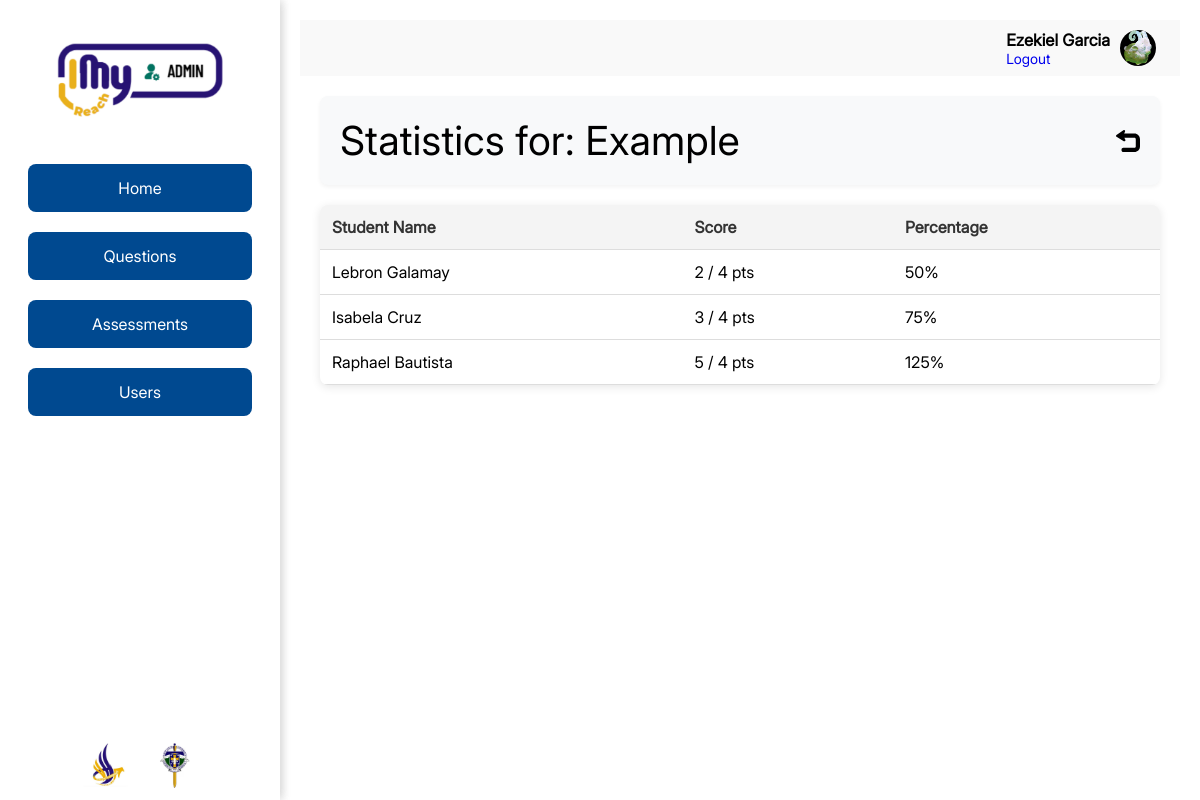
/assessment_statistics.php?assessment_id=2 (signed in), run on the app's committed database.
### tables this page shows
CREATE TABLE IF NOT EXISTS `assessments` (
  `id` int NOT NULL AUTO_INCREMENT,
  `title` varchar(255) NOT NULL,
  `date_created` date DEFAULT NULL,
  PRIMARY KEY (`id`)
);

CREATE TABLE IF NOT EXISTS `assessment_results` (
  `id` int NOT NULL,
  `student_id` int NOT NULL,
  `assessment_id` int NOT NULL,
  `topic_id` int NOT NULL,
  `score` int NOT NULL,
  PRIMARY KEY (`id`),
  KEY `student_id` (`student_id`),
  KEY `assessment_id` (`assessment_id`),
  KEY `topic_id` (`topic_id`)
);

CREATE TABLE IF NOT EXISTS `users` (
  `id` int NOT NULL AUTO_INCREMENT,
  `password` varchar(255) NOT NULL,
  `email` varchar(100) NOT NULL,
  `first_name` varchar(50) NOT NULL,
  `last_name` varchar(50) NOT NULL,
  `user_type` enum('Student','Faculty','Admin') NOT NULL,
  PRIMARY KEY (`id`),
  UNIQUE KEY `email` (`email`)
);

### assessment_statistics.php (the view, shortened to what this page needs)
<?php
include('php/db.php');
$assessment_id = isset($_GET['assessment_id']) ? intval($_GET['assessment_id']) : 0;
$assessmentTitle = '';
$stmt = $conn->prepare("SELECT title FROM assessments WHERE id = ?");
$stmt->bind_param("i", $assessment_id);
$stmt->execute();
$stmt->bind_result($assessmentTitle);
$totalPoints = 0;
$pointsQuery = $conn->prepare("
    SELECT SUM(q.points)
    FROM assessment_questions aq
    JOIN questions q ON aq.question_id = q.id
    WHERE aq.assessment_id = ?
");
$pointsQuery->bind_param("i", $assessment_id);
$pointsQuery->execute();
$pointsQuery->bind_result($totalPoints);
$results = [];
$sql = "
    SELECT u.id AS student_id, u.first_name, u.last_name, ar.score
    FROM assessment_results ar
    JOIN users u ON ar.student_id = u.id
    WHERE ar.assessment_id = ?
";
$stmt = $conn->prepare($sql);
$stmt->bind_param("i", $assessment_id);
$stmt->execute();
$result = $stmt->get_result();
while ($row = $result->fetch_assoc()) {
   $row['percentage'] = $totalPoints > 0 ? round(($row['score'] / $totalPoints) * 100, 2) : 0;
    $results[] = $row;
}
?>
<!DOCTYPE html>
<html lang="en">
<head>
    <link rel="stylesheet" href="styles/styles.css">
</head>
<body>
    <section id="sidebar">
        <?php include 'includes/sidebar.php'; ?>
    </section>
    <section id="content">
        <?php include 'includes/nav.php'; ?>
        <main id="main">
            <div class="heading2">
                <h1>Statistics for: <?php echo htmlspecialchars($assessmentTitle); ?></h1>
                <img id="return-btn" src="img/return-button.svg" alt="return to classes page" onclick="history.back()">
            </div>
            <?php if (empty($results)): ?>
                <div class="no-results">No student results found for this assessment.</div>
            <?php else: ?>
                <div class="table-responsive">
                    <table>
                        <thead>
                            <tr>
                                <th>Student Name</th>
                                <th>Score</th>
                                <th>Percentage</th>
                            </tr>
                        </thead>
                        <tbody>
                            <?php foreach ($results as $row): ?>
                                <tr onclick="window.location.href='view_assessment.php?assessment_id=<?php echo $assessment_id; ?>&student_id=<?php echo $row['student_id']; ?>'" style="cursor: pointer;">
                                    <td><?php echo htmlspecialchars($row['first_name'] . ' ' . $row['last_name']); ?></td>
                                    <td><?php echo htmlspecialchars($row['score']) . ' / ' . $totalPoints; ?> pts</td>
                                    <td><?php echo htmlspecialchars($row['percentage']) . '%'; ?></td>
                                </tr>
                            <?php endforeach; ?>
                        </tbody>
                    </table>
                </div>
            <?php endif; ?>
        </main>
    </section>
</body>
</html>

### styles/styles.css (style rules this page uses)
* { margin: 0; padding: 0; box-sizing: border-box; font-family: Inter; }
html, body { height: 100%; margin: 0; padding: 0; overflow: hidden; }
:root { --inter: 'Inter', sans-serif; --light: #F9F9F9; --blue: #3C91E6; --light-blue: #CFE8FF; --grey: #eee; --dark-grey: #AAAAAA; --dark: #342E37; --dark-green: #45a049; --green: #4CAF50; }
#content { width: calc(100% - 280px); margin-left: 280px; transition: .3s ease; overflow-x: hidden; box-sizing: border-box; min-height: 100vh; overflow: visible; padding: 20px; }
#main { padding: 20px; }

### styles/main.css (style rules this page uses)
#main { width: 100%; padding: 36px 24px; font-family: var(--inter); max-height: calc(100vh - 56px); overflow-y: auto; }
#main h1 { font-size: 40px; font-weight: 400; }
.heading2 { padding: 20px; background: #f8f9fa; border-radius: 8px; margin-bottom: 20px; box-shadow: 0 2px 4px rgba(0,0,0,0.05); display: flex; justify-content: space-between; align-items: center; }
.table-responsive { margin-top: 20px; }
table { width: 100%; border-collapse: collapse; background: white; border-radius: 8px; overflow: hidden; }
th, td { padding: 12px 15px; text-align: left; border-bottom: 1px solid #ddd; }
th { background: #f4f6f8; font-weight: 600; color: #333; }
#return-btn { width: 24px; height: 24px; cursor: pointer; transition: transform 0.2s ease; }

### styles/sidebar.css (style rules this page uses)
#sidebar { position: fixed; top: 0; left: 0; width: 280px; height: 100%; background: #ffffff; display: flex; flex-direction: column; align-items: center; padding-top: 40px; box-shadow: 2px 0 10px rgba(0, 0, 0, 0.1); overflow-y: auto; }

### styles/table.css (style rules this page uses)
table { width: 100%; border-collapse: collapse; margin-top: 20px; box-shadow: 0 2px 10px rgba(0, 0, 0, 0.1); }
th, td { padding: 12px; text-align: left; border-bottom: 1px solid #ddd; }
th { background-color: #f4f4f4; color: #333; }

### data on the page
assessments: title "Example"
assessment_results: users.first_name+last_name "Lebron Galamay", score "2", totalPoints "4", percentage "50"
assessment_results: users.first_name+last_name "Isabela Cruz", score "3", totalPoints "4", percentage "75"
assessment_results: users.first_name+last_name "Raphael Bautista", score "5", totalPoints "4", percentage "125"

### other printed values
$_SESSION['first_name'] . ' ' . $_SESSION['last_name'] "Ezekiel Garcia"
